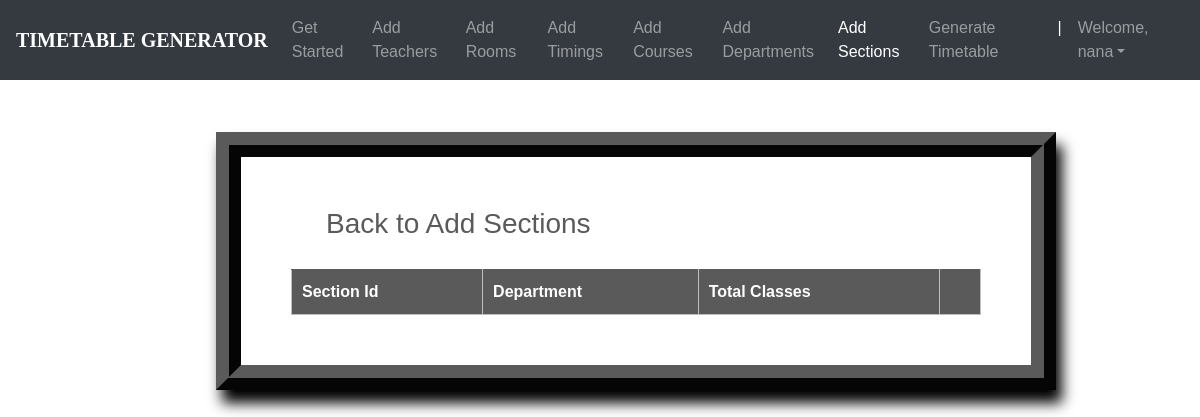
Page /sections_list/ (signed in) on the earlier database version.
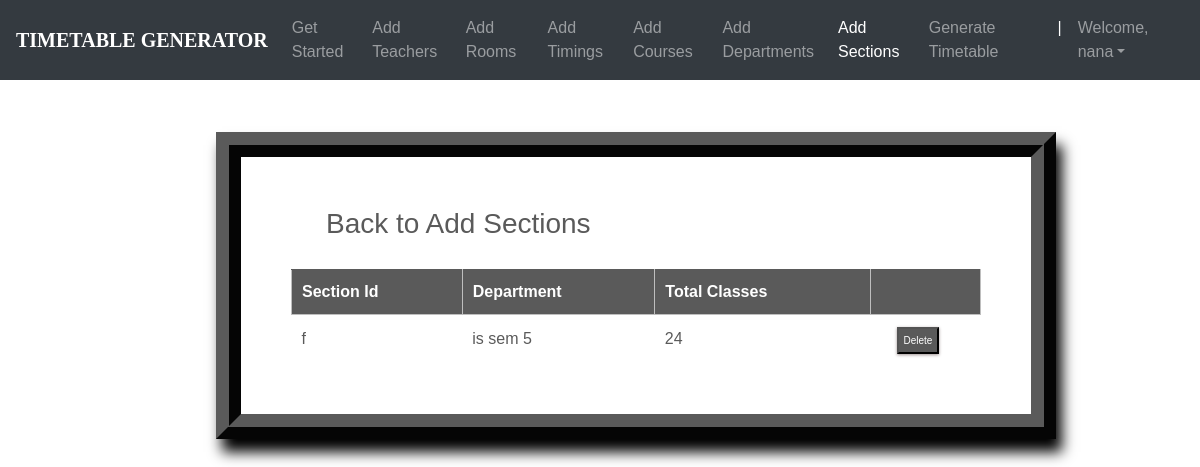
Same page on the later database version.
### ttgen/models.py (models this page shows, shortened)
class Section(models.Model):
    section_id = models.CharField(max_length=25, primary_key=True)
    department = models.ForeignKey(Department, on_delete=models.CASCADE)
    num_class_in_week = models.IntegerField(default=0)
    course = models.ForeignKey(Course, on_delete=models.CASCADE, blank=True, null=True)
    meeting_time = models.ForeignKey(MeetingTime, on_delete=models.CASCADE, blank=True, null=True)
    room = models.ForeignKey(Room, on_delete=models.CASCADE, blank=True, null=True)
    instructor = models.ForeignKey(Instructor, on_delete=models.CASCADE, blank=True, null=True)

class Department(models.Model):
    dept_name = models.CharField(max_length=50)
    courses = models.ManyToManyField(Course)
    def __str__(self):
        return f'{self.dept_name}'

### ttgen/views.py (the view)
# urls.py: path('sections_list/', views.section_list, name='editsection'),
@login_required
def section_list(request):
    context = {
        'sections': Section.objects.all()
    }
    return render(request, 'seclist.html', context)

### templates/seclist.html (shortened to what this page needs)
<!DOCTYPE html>
<html lang="en">
<head>
	<link rel="stylesheet" href="https://maxcdn.bootstrapcdn.com/bootstrap/4.0.0/css/bootstrap.min.css">
    <link rel="stylesheet" type="text/css" href="static/css/index.css">
</head>
<body>
        <header>
			<nav class="navbar navbar-expand-md navbar-dark fixed-top bg-dark">
                <a class="navbar-brand" href="#"><b>TIMETABLE GENERATOR</b></a>
                <div class="collapse navbar-collapse" id="navbarCollapse">
                    <ul class="navbar-nav ml-auto">
                    <li class="nav-item">
                        <a class="nav-link" href="{% url 'admindash' %}">Get Started</a>
                    </li>
                    <li class="nav-item">
                        <a class="nav-link" href="{% url 'addInstructors' %}">Add Teachers</a>
                    </li>
                    <li class="nav-item">
                        <a class="nav-link" href="{% url 'addRooms' %}">Add Rooms</a>
                    </li>
                    <li class="nav-item">
		                <a class="nav-link" href="{% url 'addTimings' %}">Add Timings</a>
		            </li>
                    <li class="nav-item">
                        <a class="nav-link" href="{% url 'addCourses' %}">Add Courses</a>
                    </li>
                    <li class="nav-item">
			            <a class="nav-link" href="{% url 'addDepts' %}">Add Departments</a>
		            </li>
                    <li class="nav-item active">
			            <a class="nav-link" href="{% url 'addSections' %}">Add Sections</a>
		            </li>
                    <li class="nav-item">
			            <a class="nav-link" href="{% url 'generate' %}">Generate Timetable</a>
		            </li>
                    <li class="nav-item active">
			            <a class="nav-link">|</a>
		            </li>
                    <li class="nav-item dropdown">
		                <a class="nav-link dropdown-toggle" href="#" id="dropdown03" data-toggle="dropdown" aria-haspopup="true" aria-expanded="false">Welcome, {{ user.first_name }}</a>
		            </li>
                    </ul>
                </div>
            </nav>
        </header>
        <br><br>
    {% block content %}
{% load static %}
<fieldset class="fieldset">
    <a href="{% url 'addSections'%}"><h1 class="tablink" onclick="openPage('new')" id="defaultOpen">Back to Add Sections</h1></a>
    <div class="tabcontent" id="edit">
        <table class="table1">
            <thead>
            <tr class="table-headers">
            <th>Section Id</th>
            <th>Department</th>
            <th>Total Classes</th>
            <th  class="empty"></th>
            </tr>
            </thead>
            <tbody>
            {% for sec in sections %}
            <tr>
             <td>{{sec.section_id}}</td>
             <td>{{sec.department}}</td>
             <td>{{sec.num_class_in_week }}</td>
             <td class="empty">
                <form action="{% url 'deletesection' sec.section_id %}" method="post">
                        <input type="submit" value="Delete" class="cross">
                </form>
             </td>
             </tr>
            {% endfor %}
            </tbody>
        </table>
    </div>
</fieldset>
{% endblock %}

Differences in the rows shown:
added Section: section_id "f", department "is sem 5", num_class_in_week "24"
